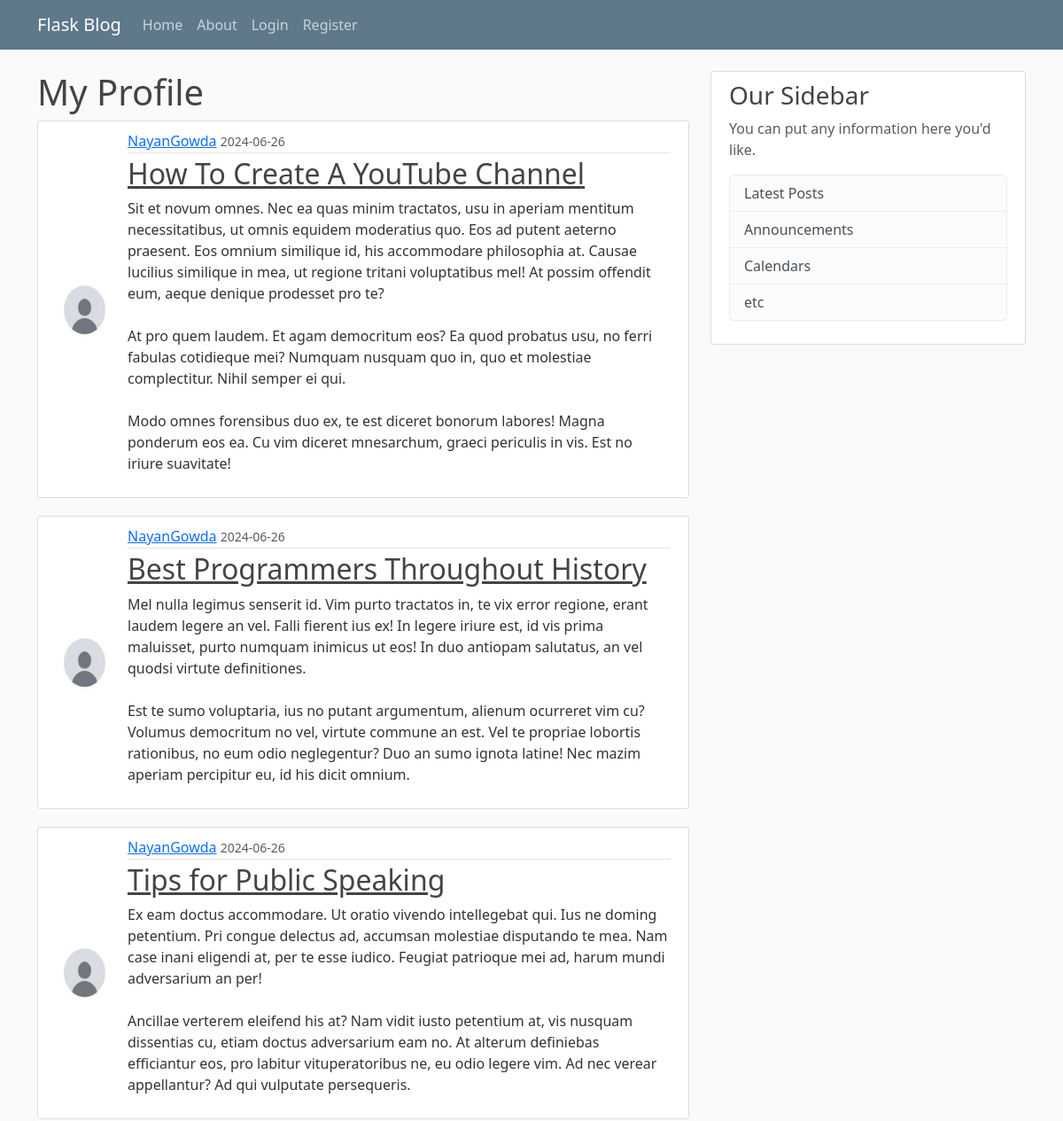
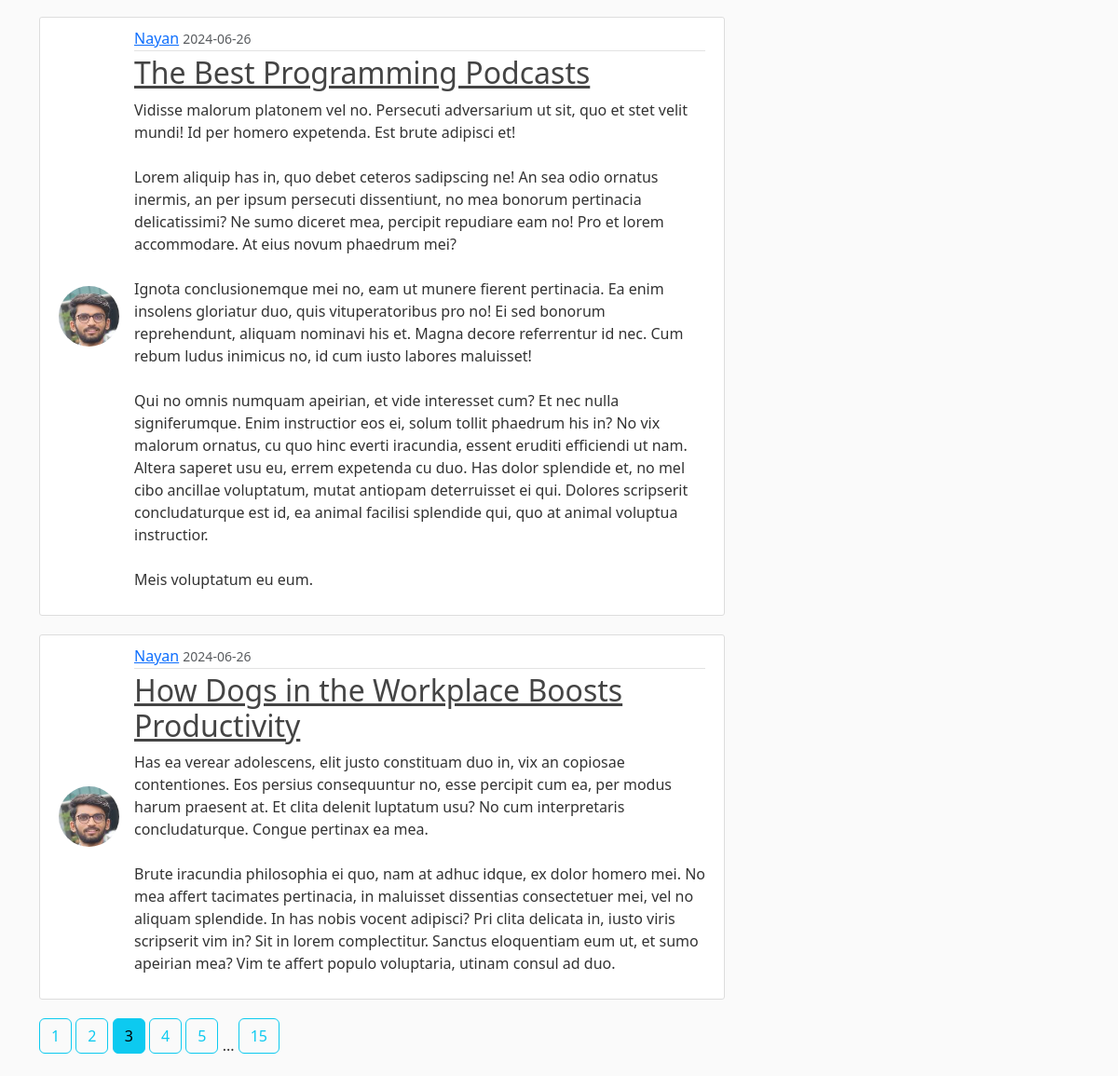
Screenshot of /home?page=3 with the database file from the repository (2 pictures, top to bottom).
### flaskblog/models.py (models this page shows, shortened)
class Post(db.Model):
    id = db.Column(db.Integer, primary_key=True)
    title = db.Column(db.String(100), nullable=False)
    date_posted = db.Column(db.DateTime, nullable=False, default=datetime.utcnow)
    content = db.Column(db.Text, nullable=False)
    user_id = db.Column(db.Integer, db.ForeignKey('user.id'), nullable=False)

class User(db.Model, UserMixin):
    id = db.Column(db.Integer, primary_key=True)
    username = db.Column(db.String(20), unique=True, nullable=False)
    email = db.Column(db.String(120), unique=True, nullable=False)
    image = db.Column(db.String(20), nullable=False, default='default.jpg')
    password = db.Column(db.String(60), nullable=False)
    posts = db.relationship('Post', backref='author', lazy=True)

### flaskblog/routes.py (the view)
@app.route("/")
@app.route("/home")
def home():
    page = request.args.get('page', 1, type=int)
    posts = Post.query.order_by(Post.date_posted.desc()).paginate(page=page, per_page=5)
    return render_template("home.html" ,posts=posts ,title="Home")

### flaskblog/templates/home.html
{% extends "layout.html" %}
{% block content %}
    <h1>My Profile</h1>
    {% for post in posts %}
        <article class="media inline-media content-section">
            <img class="rounded-circle article-img" src="{{ url_for('static', filename='profile_pics/' + post.author.image) }}">
            <div class="media-body">
                <div class="article-metadata">
                    <a class="mr-2" href="{{ url_for('user_posts', username=post.author.username) }}">{{ post.author.username }}</a>
                    <small class="text-muted">{{  post.date_posted.strftime("%Y-%m-%d") }}</small>
                </div>
                <h2><a class="article-title" href="{{ url_for('post', post_id=post.id) }}">{{ post.title }}</a></h2>                <p class="article-content">{{ post.content }}</p>
            </div>
        </article>
    {% endfor %}
    {% for page_num in posts.iter_pages(left_edge=1, right_edge=1, left_current=1, right_current=2) %}
        {% if page_num %}
        {% if posts.page == page_num %}
            <a class="btn btn-info mb-4" href="{{ url_for('home', page=page_num) }}">{{ page_num }}</a>
        {% else %}
            <a class="btn btn-outline-info mb-4" href="{{ url_for('home', page=page_num) }}">{{ page_num }}</a>
        {% endif %}
        {% else %}
        ...
        {% endif %}
    {% endfor %}
{% endblock %}

### flaskblog/static/main.css (style rules this page uses)
body { background: #fafafa; color: #333333; margin-top: 5rem; }
h1, h2, h3, h4, h5, h6 { color: #444444; }
.content-section { background: #ffffff; padding: 10px 20px; border: 1px solid #dddddd; border-radius: 3px; margin-bottom: 20px; }
.article-title { color: #444444; }
.article-content { white-space: pre-line; }
.article-img { height: 65px; width: 65px; margin-right: 16px; }
.article-metadata { padding-bottom: 1px; margin-bottom: 4px; border-bottom: 1px solid #e3e3e3 }
.inline-media { display: flex; align-items: center; }

### rows the page displays
Post: image (placeholder picture), author.username "NayanGowda", date_posted "2024-06-26", title "How To Create A YouTube Channel", content "Sit et novum omnes. Nec ea quas minim tractatos, usu in aperiam mentitum necessitatibus, ut omnis equidem moderatius quo. Eos ad putent aeterno praesent. Eos omnium similique id, his accommodare philosophia at. Causae lucilius similique in mea, ut regione tritani voluptatibus mel! At possim offendit eum, aeque denique prodesset pro te? At pro quem laudem. Et agam democritum eos? Ea quod probatus usu, no ferri fabulas cotidieque mei? Numquam nusquam quo in, quo et molestiae complectitur. Nihil semper ei qui. Modo omnes forensibus duo ex, te est diceret bonorum labores! Magna ponderum eos ea. Cu vim diceret mnesarchum, graeci periculis in vis. Est no iriure suavitate!"
Post: image (placeholder picture), author.username "NayanGowda", date_posted "2024-06-26", title "Best Programmers Throughout History", content "Mel nulla legimus senserit id. Vim purto tractatos in, te vix error regione, erant laudem legere an vel. Falli fierent ius ex! In legere iriure est, id vis prima maluisset, purto numquam inimicus ut eos! In duo antiopam salutatus, an vel quodsi virtute definitiones. Est te sumo voluptaria, ius no putant argumentum, alienum ocurreret vim cu? Volumus democritum no vel, virtute commune an est. Vel te propriae lobortis rationibus, no eum odio neglegentur? Duo an sumo ignota latine! Nec mazim aperiam percipitur eu, id his dicit omnium."
Post: image (placeholder picture), author.username "NayanGowda", date_posted "2024-06-26", title "Tips for Public Speaking", content "Ex eam doctus accommodare. Ut oratio vivendo intellegebat qui. Ius ne doming petentium. Pri congue delectus ad, accumsan molestiae disputando te mea. Nam case inani eligendi at, per te esse iudico. Feugiat patrioque mei ad, harum mundi adversarium an per! Ancillae verterem eleifend his at? Nam vidit iusto petentium at, vis nusquam dissentias cu, etiam doctus adversarium eam no. At alterum definiebas efficiantur eos, pro labitur vituperatoribus ne, eu odio legere vim. Ad nec verear appellantur? Ad qui vulputate persequeris."
Post: image (picture), author.username "Nayan", date_posted "2024-06-26", title "The Best Programming Podcasts", content "Vidisse malorum platonem vel no. Persecuti adversarium ut sit, quo et stet velit mundi! Id per homero expetenda. Est brute adipisci et! Lorem aliquip has in, quo debet ceteros sadipscing ne! An sea odio ornatus inermis, an per ipsum persecuti dissentiunt, no mea bonorum pertinacia delicatissimi? Ne sumo diceret mea, percipit repudiare eam no! Pro et lorem accommodare. At eius novum phaedrum mei? Ignota conclusionemque mei no, eam ut munere fierent pertinacia. Ea enim insolens gloriatur duo, quis vituperatoribus pro no! Ei sed bonorum reprehendunt, aliquam nominavi his et. Magna decore referrentur id nec. Cum rebum ludus inimicus no, id cum iusto labores maluisset! Qui no omnis numquam…"
Post: image (picture), author.username "Nayan", date_posted "2024-06-26", title "How Dogs in the Workplace Boosts Productivity", content "Has ea verear adolescens, elit justo constituam duo in, vix an copiosae contentiones. Eos persius consequuntur no, esse percipit cum ea, per modus harum praesent at. Et clita delenit luptatum usu? No cum interpretaris concludaturque. Congue pertinax ea mea. Brute iracundia philosophia ei quo, nam at adhuc idque, ex dolor homero mei. No mea affert tacimates pertinacia, in maluisset dissentias consectetuer mei, vel no aliquam splendide. In has nobis vocent adipisci? Pri clita delicata in, iusto viris scripserit vim in? Sit in lorem complectitur. Sanctus eloquentiam eum ut, et sumo apeirian mea? Vim te affert populo voluptaria, utinam consul ad duo."

### other values shown
{{ page_num }} "1" "2" "4" "5" "15"
{{ page_num }} "3"
